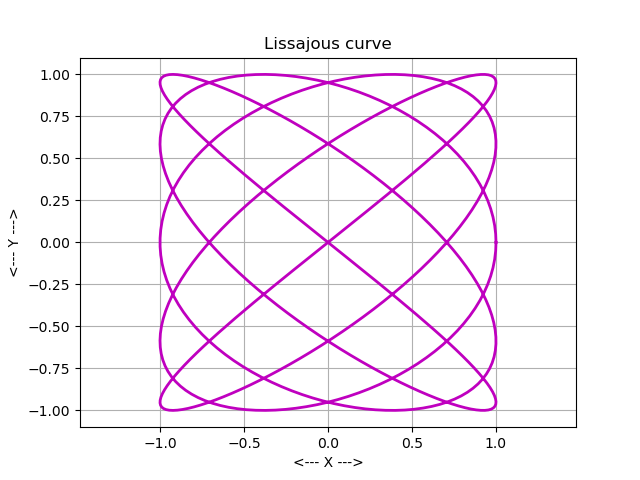

Python code for this plot:
#! /usr/bin/env python3
#
def lissajous_test ( ):

#*****************************************************************************80
#
## lissajous_test() tests lissajous().
#
#  Licensing:
#
#    This code is distributed under the MIT license. 
#
#  Modified:
#
#    29 August 2023
#
#  Author:
#
#    John Burkardt
#
  import numpy as np
  import platform

  print ( '' )
  print ( 'lissajous_test():' )
  print ( '  python version: ' + platform.python_version ( ) )
  print ( '  numpy version:  ' + np.version.version )
  print ( '  Display a Lissajous figure, using N points, of the form:' )
  print ( '    x(i) = sin ( A1 * t + B1 ).' )
  print ( '    y(i) = sin ( A2 * t + B2 ).' )
  print ( '  for 0 <= t <= TSTOP.' )

  a1 = 5.0
  b1 = np.pi / 2.0
  a2 = 4.0
  b2 = 0.0
  tstop = 2.0 * np.pi
  n = 500

  lissajous ( a1, b1, a2, b2, tstop, n )
#
#  Terminate.
#
  print ( '' )
  print ( 'lissajous_test():' )
  print ( '  Normal end of execution.' )

  return

def lissajous ( a1, b1, a2, b2, tstop, n ):

#*****************************************************************************80
#
## lissajous() draws a Lissajous curve.
#
#  Licensing:
#
#    This code is distributed under the MIT license.
#
#  Modified:
#
#    20 August 2023
#
#  Author:
#
#    John Burkardt
#
#  Input:
#
#    real a1, b1, a2, b2: the parameters in the Lissajous curve.
#
#    real tstop: the final value of t.
#
#    integer n: the number of points to draw.
#
  import matplotlib.pyplot as plt
  import numpy as np

  print ( '' )
  print ( 'lissajous_plot():' )
#
#  Generate the data.
#
  t1 = 0.0
  t = np.linspace ( t1, tstop, n )
  x = np.sin ( a1 * t + b1 )
  y = np.sin ( a2 * t + b2 )
#
#  Plot it.
#
  plt.clf ( )
  plt.plot ( x, y, 'm-', linewidth = 2 )
  plt.grid ( True )
  plt.axis ( [ -1.1, +1.1, -1.1, +1.1 ] )
  plt.axis ( 'equal' )
  plt.xlabel ( '<--- X --->' )
  plt.ylabel ( '<--- Y --->' )
  plt.title ( 'Lissajous curve' )
  filename = 'lissajous.png'
  plt.savefig ( filename )
  print ( '  Graphics saved as "' + filename + '"' )
  plt.close ( )

  return

def timestamp ( ):

#*****************************************************************************80
#
## timestamp() prints the date as a timestamp.
#
#  Licensing:
#
#    This code is distributed under the MIT license. 
#
#  Modified:
#
#    21 August 2019
#
#  Author:
#
#    John Burkardt
#
  import time

  t = time.time ( )
  print ( time.ctime ( t ) )

  return

if ( __name__ == '__main__' ):
  timestamp ( )
  lissajous_test ( )
  timestamp ( )
